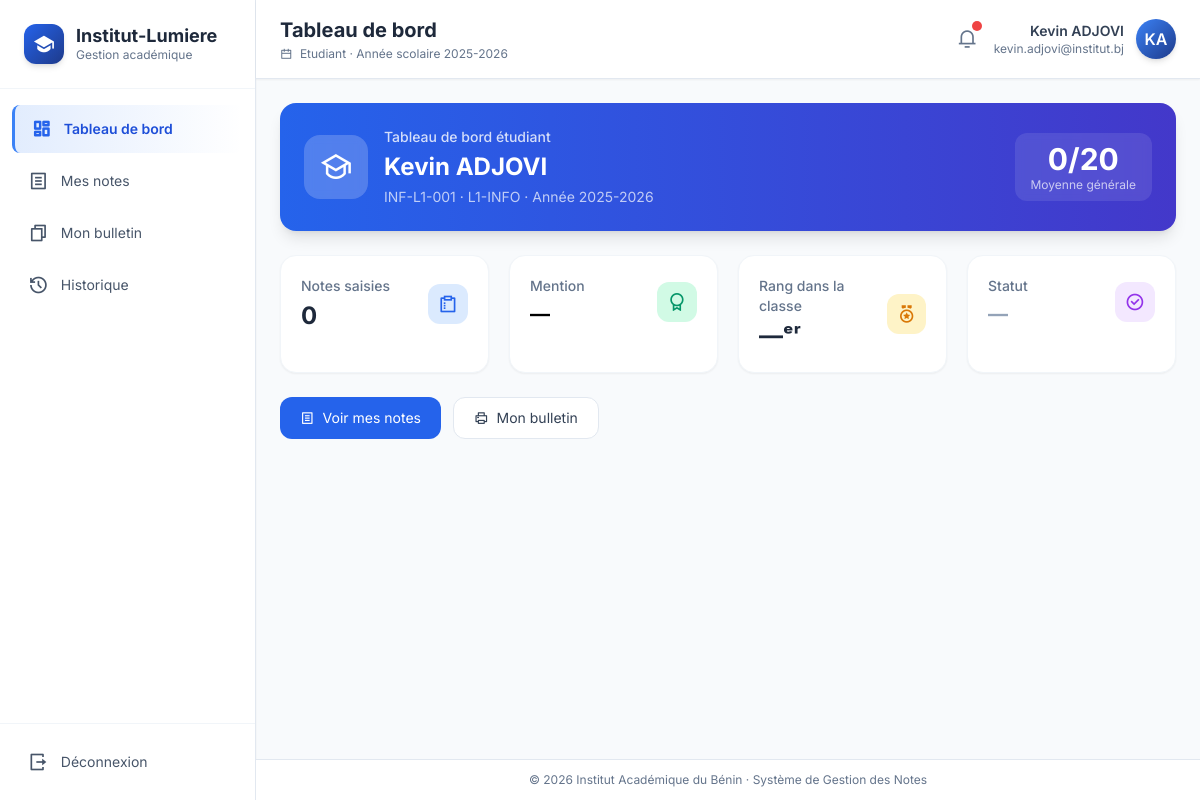
Screenshot of /pages/etudiant/dashboard.php (signed in) with the database file from the repository.
### tables this page shows
CREATE TABLE etudiants (
    id INT AUTO_INCREMENT PRIMARY KEY,
    utilisateur_id INT UNIQUE,
    matricule VARCHAR(30) UNIQUE NOT NULL,
    nom VARCHAR(100) NOT NULL,
    prenom VARCHAR(100) NOT NULL,
    date_naissance DATE,
    lieu_naissance VARCHAR(100),
    sexe ENUM('M','F') DEFAULT 'M',
    classe_id INT,
    FOREIGN KEY (utilisateur_id) REFERENCES utilisateurs(id) ON DELETE SET NULL,
    FOREIGN KEY (classe_id) REFERENCES classes(id) ON DELETE SET NULL
);

CREATE TABLE classes (
    id INT AUTO_INCREMENT PRIMARY KEY,
    nom VARCHAR(50) NOT NULL,
    niveau VARCHAR(50) NOT NULL,
    filiere VARCHAR(50) NOT NULL,
    annee_scolaire VARCHAR(20) NOT NULL,
    description TEXT
);

### includes/auth.php (called while the page is built, shortened)
<?php
function currentUser(): ?array
{
    return $_SESSION['user'] ?? null;
}
function baseUrl(): string
{
    $script = dirname($_SERVER['SCRIPT_NAME']);
    $script = preg_replace('#/pages(/.*)?$#', '', $script);
    return rtrim($script, '/');
}
function e(?string $s): string
{
    return htmlspecialchars((string)$s, ENT_QUOTES, 'UTF-8');
}

### pages/etudiant/dashboard.php (the view, shortened to what this page needs)
<?php
require_once __DIR__ . '/../../includes/auth.php';
$pageTitle = 'Tableau de bord';
$user = currentUser();
$et = $pdo->prepare("SELECT e.*, c.nom AS classe FROM etudiants e LEFT JOIN classes c ON e.classe_id = c.id WHERE e.utilisateur_id = ?");
$et->execute([$user['id']]);
$et = $et->fetch();
$moy = 0;
$rang = '—';
$nbNotes = 0;
if ($et) {
  $stmt = $pdo->prepare("SELECT ROUND(AVG(moyenne), 2) moy, COUNT(*) nb FROM notes WHERE etudiant_id = ?");
  $stmt->execute([$et['id']]);
  $r = $stmt->fetch();
  $moy = $r['moy'] ?? 0;
  $nbNotes = $r['nb'];
}
include __DIR__ . '/../../includes/header.php';
?>
<div class="mb-6">
  <div class="bg-gradient-to-r from-blue-600 to-indigo-700 rounded-2xl p-6 text-white shadow-lg">
    <div class="flex items-center justify-between flex-wrap gap-4">
      <div class="flex items-center gap-4">
        <div class="w-16 h-16 bg-white/20 rounded-2xl flex items-center justify-center backdrop-blur-sm">
          <i class="ri-graduation-cap-line text-3xl"></i>
        </div>
        <div>
          <div class="text-sm font-medium text-white/80 mb-1">Tableau de bord étudiant</div>
          <div class="text-2xl font-bold"><?= e($user['prenom'] . ' ' . $user['nom']) ?></div>
          <div class="text-sm text-white/70 mt-1"><?= e($et['matricule'] ?? '') ?> · <?= e($et['classe'] ?? 'Non assigné') ?> · Année 2025-2026</div>
        </div>
      </div>
      <div class="flex items-center gap-3">
        <div class="bg-white/10 rounded-xl px-4 py-2 text-center backdrop-blur-sm">
          <div class="text-3xl font-bold"><?= $moy ?>/20</div>
          <div class="text-xs text-white/70">Moyenne générale</div>
        </div>
      </div>
    </div>
  </div>
</div>
<div class="grid grid-cols-1 md:grid-cols-4 gap-5 mb-6">
  <div class="bg-white rounded-2xl p-5 shadow-sm border border-slate-100 hover:shadow-md transition">
    <div class="flex items-center justify-between">
      <div>
        <div class="text-sm text-slate-500 font-medium">Notes saisies</div>
        <div class="text-2xl font-bold text-slate-800 mt-1"><?= $nbNotes ?></div>
      </div>
      <div class="w-10 h-10 rounded-xl bg-blue-100 flex items-center justify-center">
        <i class="ri-survey-line text-xl text-blue-600"></i>
      </div>
    </div>
  </div>
  <div class="bg-white rounded-2xl p-5 shadow-sm border border-slate-100 hover:shadow-md transition">
    <div class="flex items-center justify-between">
      <div>
        <div class="text-sm text-slate-500 font-medium">Mention</div>
        <div class="text-xl font-bold mt-1">
          <?php
          if ($moy >= 16) echo '<span class="text-green-600">Très Bien</span>';
          elseif ($moy >= 14) echo '<span class="text-blue-600">Bien</span>';
          elseif ($moy >= 12) echo '<span class="text-indigo-600">Assez Bien</span>';
          elseif ($moy >= 10) echo '<span class="text-yellow-600">Passable</span>';
          elseif ($moy > 0) echo '<span class="text-red-600">Insuffisant</span>';
          else echo '—';
          ?>
        </div>
      </div>
      <div class="w-10 h-10 rounded-xl bg-emerald-100 flex items-center justify-center">
        <i class="ri-award-line text-xl text-emerald-600"></i>
      </div>
    </div>
  </div>
  <div class="bg-white rounded-2xl p-5 shadow-sm border border-slate-100 hover:shadow-md transition">
    <div class="flex items-center justify-between">
      <div>
        <div class="text-sm text-slate-500 font-medium">Rang dans la classe</div>
        <div class="text-2xl font-bold text-slate-800 mt-1"><?= $rang ?>ᵉʳ</div>
      </div>
      <div class="w-10 h-10 rounded-xl bg-amber-100 flex items-center justify-center">
        <i class="ri-medal-line text-xl text-amber-600"></i>
      </div>
    </div>
  </div>
  <div class="bg-white rounded-2xl p-5 shadow-sm border border-slate-100 hover:shadow-md transition">
    <div class="flex items-center justify-between">
      <div>
        <div class="text-sm text-slate-500 font-medium">Statut</div>
        <div class="text-xl font-bold mt-1">
          <?php if ($moy >= 10): ?>
            <span class="text-green-600">Admis</span>
          <?php elseif ($moy > 0): ?>
            <span class="text-red-600">À rattraper</span>
          <?php else: ?>
            <span class="text-slate-400">—</span>
          <?php endif; ?>
        </div>
      </div>
      <div class="w-10 h-10 rounded-xl bg-purple-100 flex items-center justify-center">
        <i class="ri-checkbox-circle-line text-xl text-purple-600"></i>
      </div>
    </div>
  </div>
</div>
<div class="flex gap-3">
  <a href="notes.php" class="px-5 py-2.5 bg-blue-600 hover:bg-blue-700 text-white rounded-xl text-sm flex items-center gap-2 transition">
    <i class="ri-file-list-line"></i> Voir mes notes
  </a>
  <a href="bulletin.php" class="px-5 py-2.5 bg-white border border-slate-200 hover:border-blue-300 text-slate-700 rounded-xl text-sm flex items-center gap-2 transition">
    <i class="ri-printer-line"></i> Mon bulletin
  </a>
</div>
<?php include __DIR__ . '/../../includes/footer.php'; ?>

### includes/header.php (shortened to what this page needs)
<?php
require_once __DIR__ . '/auth.php';
$user = currentUser();
$role = $user['role'];
$base = baseUrl();
$menus = [
  'admin' => [
    ['Tableau de bord', '/pages/admin/dashboard.php', 'dashboard'],
    ['Étudiants', '/pages/admin/etudiants.php', 'user'],
    ['Enseignants', '/pages/admin/enseignants.php', 'user-star'],
    ['Classes', '/pages/admin/classes.php', 'building'],
    ['Matières', '/pages/admin/matieres.php', 'book'],
    ['Relevé collectif', '/pages/admin/releve.php', 'file-list'],
    ['Statistiques', '/pages/admin/statistiques.php', 'bar-chart'],
    ['Gérer les utilisateurs', '/pages/admin/compte.php', 'checkbox-circle'],
  ],
  'enseignant' => [
    ['Tableau de bord', '/pages/enseignant/dashboard.php', 'dashboard'],
    ['Saisir notes', '/pages/enseignant/notes.php', 'edit'],
    ['Saisie individuelle', '/pages/enseignant/saisie.php', 'edit-2'],
    ['Mes matières', '/pages/enseignant/matieres.php', 'book'],
    ['Mes étudiants', '/pages/enseignant/etudiants.php', 'team'],
  ],
  'etudiant' => [
    ['Tableau de bord', '/pages/etudiant/dashboard.php', 'dashboard'],
    ['Mes notes', '/pages/etudiant/notes.php', 'file-list'],
    ['Mon bulletin', '/pages/etudiant/bulletin.php', 'file-copy'],
    ['Historique', '/pages/etudiant/historique.php', 'history'],
  ],
  'responsable' => [
    ['Tableau de bord', '/pages/admin/dashboard.php', 'dashboard'],
    ['Validation des délibérations', '/pages/admin/deliberations.php', 'check-double'],
    ['Statistiques', '/pages/admin/statistiques.php', 'bar-chart'],
    ['Relevé collectif', '/pages/admin/releve.php', 'file-list'],
  ],
];
$menu = $menus[$role] ?? [];
$current = $_SERVER['SCRIPT_NAME'];
?>
<!DOCTYPE html>
<html lang="fr">
<head>
  <script src="https://cdn.tailwindcss.com"></script>
  <link rel="stylesheet" href="https://cdnjs.cloudflare.com/ajax/libs/font-awesome/6.5.1/css/all.min.css">
  <link href="https://cdn.jsdelivr.net/npm/remixicon@4.2.0/fonts/remixicon.css" rel="stylesheet">
</head>
<body class="bg-slate-50 min-h-screen">
  <div class="flex min-h-screen">
    <aside class="no-print w-64 bg-white border-r border-slate-200 flex-shrink-0 hidden md:flex flex-col shadow-sm">
      <div class="p-6 border-b border-slate-100">
        <div class="flex items-center gap-3">
          <div class="w-10 h-10 rounded-xl bg-gradient-to-br from-primary-600 to-primary-900 flex items-center justify-center text-white shadow-md">
            <i class="ri-graduation-cap-fill text-xl"></i>
          </div>
          <div>
            <div class="font-bold text-slate-800 leading-tight text-lg">Institut-Lumiere</div>
            <div class="text-xs text-slate-500">Gestion académique</div>
          </div>
        </div>
      </div>
      <nav class="flex-1 py-4 px-3 space-y-1 overflow-y-auto">
        <?php foreach ($menu as $m):
          $active = str_ends_with($current, $m[1]) ? 'active' : '';
        ?>
          <a href="<?= $base . $m[1] ?>" class="sidebar-link flex items-center gap-3 px-4 py-2.5 rounded-lg text-slate-600 text-sm transition <?= $active ?>">
            <i class="ri-<?= $m[2] ?>-line text-xl"></i>
            <span><?= e($m[0]) ?></span>
          </a>
        <?php endforeach; ?>
      </nav>
      <div class="p-4 border-t border-slate-100 mt-auto">
        <a href="<?= $base ?>/pages/logout.php" class="flex items-center gap-3 text-sm text-slate-600 hover:text-red-600 hover:bg-red-50 px-3 py-2 rounded-lg transition-all duration-200">
          <i class="ri-logout-box-r-line text-xl"></i>
          <span>Déconnexion</span>
        </a>
      </div>
    </aside>
    <main class="flex-1 flex flex-col min-w-0">
      <header class="no-print bg-white border-b border-slate-200 px-6 py-4 flex items-center justify-between sticky top-0 z-10 shadow-sm">
        <div>
          <h1 class="text-xl font-bold text-slate-800"><?= e($pageTitle ?? 'Tableau de bord') ?></h1>
          <p class="text-xs text-slate-500 mt-0.5">
            <i class="ri-calendar-line text-xs mr-1"></i>
            <?= ucfirst($role) ?> · Année scolaire 2025-2026
          </p>
        </div>
        <div class="flex items-center gap-4">
          <button class="relative text-slate-500 hover:text-primary-600 transition-colors">
            <i class="ri-notification-3-line text-xl"></i>
            <span class="absolute -top-1 -right-1 w-2.5 h-2.5 bg-red-500 rounded-full animate-pulse"></span>
          </button>
          <div class="flex items-center gap-3">
            <div class="text-right hidden md:block">
              <div class="text-sm font-semibold text-slate-700"><?= e($user['prenom'] . ' ' . $user['nom']) ?></div>
              <div class="text-xs text-slate-500"><?= e($user['email']) ?></div>
            </div>
            <div class="w-10 h-10 rounded-full bg-gradient-to-br from-primary-500 to-primary-900 text-white flex items-center justify-center font-semibold shadow-md">
              <?= strtoupper(substr($user['prenom'], 0, 1) . substr($user['nom'], 0, 1)) ?>
            </div>
          </div>
        </div>
      </header>
      <div class="flex-1 p-6">

### includes/header.php (style rules this page uses)
body { font-family: 'Inter', sans-serif; background-color: #f8fafc; }
.sidebar-link { transition: all 0.2s ease; position: relative; }
.sidebar-link.active { background: linear-gradient(90deg, rgba(59, 130, 246, 0.15), transparent); border-left: 3px solid #3b82f6; color: #1d4ed8; font-weight: 600; }
.sidebar-link.active i { color: #2563eb; }

### rows the page displays
etudiants: prenom+nom "Kevin ADJOVI", prenom+nom "KA", matricule "INF-L1-001", classe.nom "L1-INFO"

### other values shown
$m[0] "Tableau de bord"
$m[0] "Mes notes"
$m[0] "Mon bulletin"
$m[0] "Historique"
$pageTitle "Tableau de bord"
$role "Etudiant"
$user['email'] "kevin.adjovi@institut.bj"
$moy "0"
$nbNotes "0"
$rang "—"
